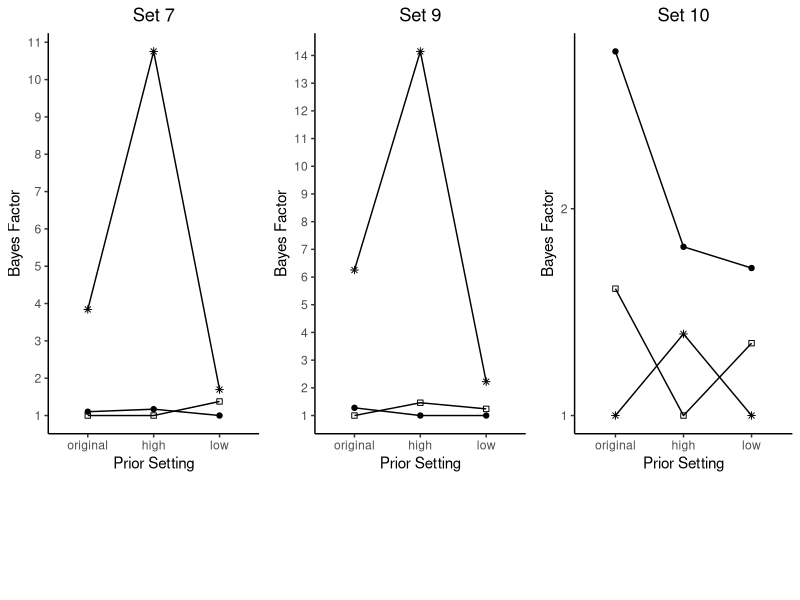

This figure's R source:
#Set7 
df = read.csv("preferred_model_table.csv")
se_high = read.csv("prior_sensitivity_analysis/high_setting/preferred_model_high.csv")
se_low = read.csv("prior_sensitivity_analysis/low_setting/preferred_model_low.csv")

set7 <- df[, c(1,8)]

set7 <- cbind(set7, se_high[, 8], se_low[, 8])
colnames(set7) <- c("Model","original", "high", "low")

set7[1,1] <- "Unconstrained"
set7[2,1] <- "Positive"
set7[3,1] <- "Common"

set7[3,2] <- 1
set7[3,3] <- 1
set7[2,4] <- 1


set7[, 2:4] <- as.data.frame(sapply(set7[,2:4], as.numeric))

df_long <- reshape2::melt(set7, id.vars = "Model", variable.name = "prior_setting", value.name = "bayes_factor")


print(df_long)

library(ggplot2)
library(tidyr)
library(dplyr)

plot7 <- ggplot(df_long, aes(x=prior_setting, y = bayes_factor, group = Model)) + 
  geom_line() +
  geom_point(aes(shape = Model)) + 
  theme_classic() + 
  ylab("Bayes Factor") + 
  xlab("Prior Setting") +
  scale_y_continuous(breaks = seq(0, 11, by = 1)) +
  theme(legend.position = "bottom",
        plot.title = element_text(hjust = 0.5)) + 
  scale_shape_manual(values = c("Common" = 0, "Unconstrained" = 8, "Positive" = 19)) + 
  guides(shape = guide_legend(title = "")) + 
  ggtitle("Set 7")

# Set 9 
  

set9 <- df[, c(1,10)]

set9 <- cbind(set9, se_high[, 10], se_low[, 10])
colnames(set9) <- c("Model","original", "high", "low")

set9[1,1] <- "Unconstrained"
set9[2,1] <- "Positive"
set9[3,1] <- "Common"

set9[3,2] <- 1
set9[2,3] <- 1
set9[2,4] <- 1


set9[, 2:4] <- as.data.frame(sapply(set9[,2:4], as.numeric))

df_long <- reshape2::melt(set9, id.vars = "Model", variable.name = "prior_setting", value.name = "bayes_factor")



plot9 <- ggplot(df_long, aes(x=prior_setting, y = bayes_factor, group = Model)) + 
  geom_line() +
  geom_point(aes(shape = Model)) + 
  theme_classic() + 
  ylab("Bayes Factor") + 
  xlab("Prior Setting") +
  scale_y_continuous(breaks = seq(0, 15, by = 1)) +
  theme(legend.position = "bottom",
        plot.title = element_text(hjust = 0.5)) + 
  scale_shape_manual(values = c("Common" = 0, "Unconstrained" = 8, "Positive" = 19)) + 
  guides(shape = guide_legend(title = "")) + 
  ggtitle("Set 9")

# Set 10

set10 <- df[, c(1,11)]

set10 <- cbind(set10, se_high[, 11], se_low[, 11])
colnames(set10) <- c("Model","original", "high", "low")

set10[1,1] <- "Unconstrained"
set10[2,1] <- "Positive"
set10[3,1] <- "Common"

set10[1,2] <- 1
set10[3,3] <- 1
set10[1,4] <- 1


set10[, 2:4] <- as.data.frame(sapply(set10[,2:4], as.numeric))

df_long <- reshape2::melt(set10, id.vars = "Model", variable.name = "prior_setting", value.name = "bayes_factor")


plot10 <- ggplot(df_long, aes(x=prior_setting, y = bayes_factor, group = Model)) + 
  geom_line() +
  geom_point(aes(shape = Model)) + 
  theme_classic() + 
  ylab("Bayes Factor") + 
  xlab("Prior Setting") +
  scale_y_continuous(breaks = seq(0, 10, by = 1)) +
  theme(legend.position = "bottom",
        plot.title = element_text(hjust = 0.5)) + 
  scale_shape_manual(values = c("Common" = 0, "Unconstrained" = 8, "Positive" = 19)) + 
  guides(shape = guide_legend(title = "")) + 
  ggtitle("Set 10")


library(gridExtra)
legend_grob <- cowplot::get_legend(plot7)
combined_plots <- arrangeGrob(plot7 + theme(legend.position = "none"),
                              plot9 + theme(legend.position = "none"),
                              plot10 + theme(legend.position = "none"),
                              ncol = 3)


grid.arrange(combined_plots, legend_grob, ncol = 1, heights = c(4, 1))



  